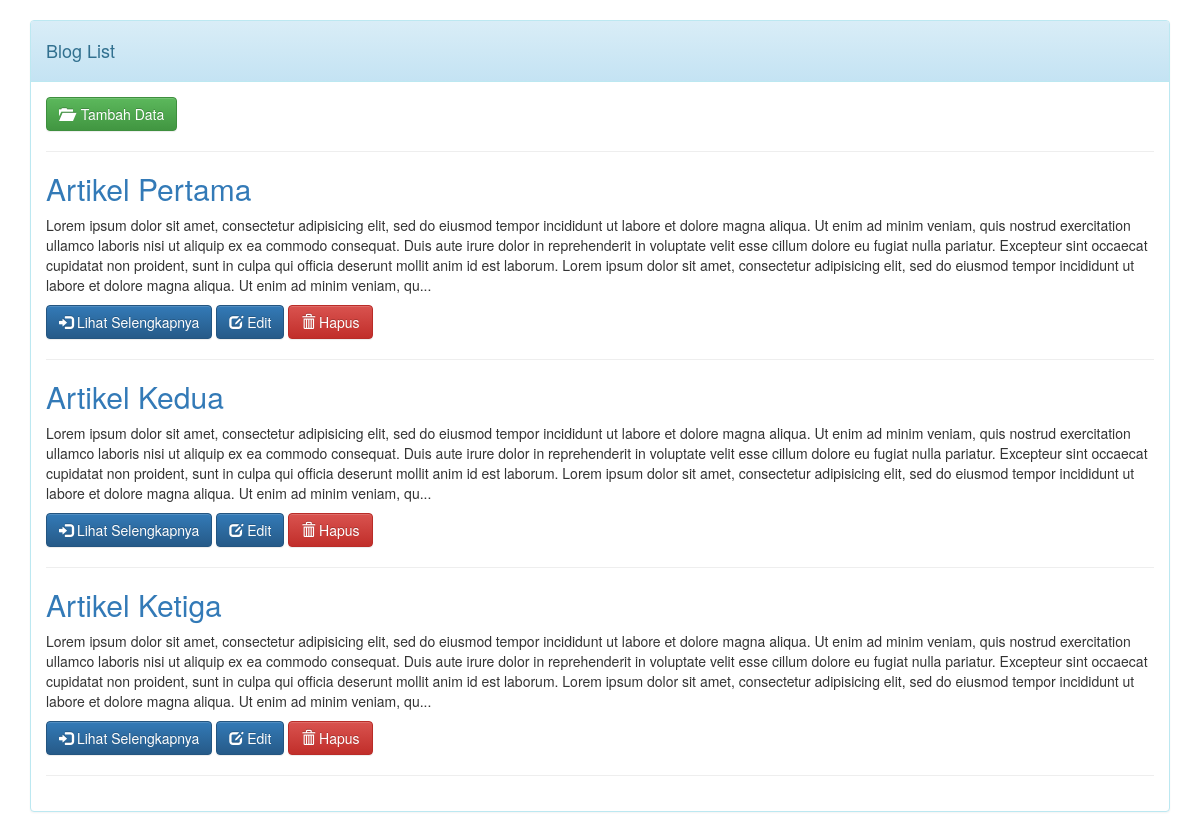
The page /pdoblog/index.php on the database its author committed.
### tables this page shows
CREATE TABLE `blogs` (
  `id` int(11) NOT NULL AUTO_INCREMENT,
  `judul` varchar(255) NOT NULL,
  `deskripsi` text NOT NULL,
  PRIMARY KEY(`id`)
);

### pdoblog/Blog.php (called while the page is built, shortened)
<?php
    class Blog
    {
      public function __construct()
      {
          $host = "localhost";
          $db = "blogpdo";
          $username = "root";
          $password = "";
          try {
              $this->db = new PDO("mysql:host={$host};dbname={$db}", $username, $password);
              $this->db->setAttribute(PDO::ATTR_ERRMODE, PDO::ERRMODE_EXCEPTION);
          } catch (PDOException $e) {
              die('Koneksi Gagal : '.$e->getMessage());
          }
      }
      public function select()
      {
          $sql = "SELECT * FROM blogs";
          $query = $this->db->query($sql);
          return $query;
      }
    }
?>

### pdoblog/index.php (the view, shortened to what this page needs)
<?php
    include 'Blog.php';
    $blog = new Blog();
    $show = $blog->select();
?>
<!DOCTYPE html>
<html>
    <head>
        <link rel="stylesheet" href="bootstrap/css/bootstrap.min.css">
        <link rel="stylesheet" href="bootstrap/css/bootstrap-theme.min.css">
    </head>
    <body>
        <div class="container-fluid" style="margin-top: 20px;">
            <div class="container">
                <div class="panel panel-info">
                    <div class="panel-heading">
                        <h4>Blog List</h4>
                    </div>
                    <div class="panel-body">
                        <a href="crud/tambah.php" class="btn btn-success">
                          <span class="glyphicon glyphicon-folder-open"></span> &nbsp;Tambah Data
                        </a>
                        <hr>
                        <?php
                            while ($data = $show->fetch(PDO::FETCH_OBJ)) {
                        ?>
                                <a href="crud/tampil.php?id=<?= $data->id ?>"><h2><?= $data->judul ?></h2></a>
                                <p><?= substr($data->deskripsi, 0, 600) ?>...</p>
                                <a href="crud/tampil.php?id=<?= $data->id ?>" class="btn btn-primary">
                                    <span class="glyphicon glyphicon-log-in"></span> Lihat Selengkapnya
                                </a>
                                <a href="crud/edit.php?id=<?= $data->id ?>" class="btn btn-primary">
                                    <span class="glyphicon glyphicon-edit"></span> Edit
                                </a>
                                <a href="crud/hapus.php?id=<?= $data->id ?>" class="btn btn-danger">
                                    <span class="glyphicon glyphicon-trash"></span> Hapus
                                </a>
                                <hr>
                        <?php
                            }
                        ?>
                    </div>
                </div>
            </div>
        </div>
    </body>
</html>

### rows shown on the page
blogs: judul "Artikel Pertama", deskripsi "Lorem ipsum dolor sit amet, consectetur adipisicing elit, sed do eiusmod tempor incididunt ut labore et dolore magna aliqua. Ut enim ad minim veniam, quis nostrud exercitation ullamco laboris nisi ut aliquip ex ea commodo consequat. Duis aute irure dolor in reprehenderit in voluptate velit esse cillum dolore eu fugiat nulla pariatur. Excepteur sint occaecat cupidatat non proident, sunt in culpa qui officia deserunt mollit anim id est laborum. Lorem ipsum dolor sit amet, consectetur adipisicing elit, sed do eiusmod tempor incididunt ut labore et dolore magna aliqua. Ut enim ad minim veniam, qu"
blogs: judul "Artikel Kedua", deskripsi "Lorem ipsum dolor sit amet, consectetur adipisicing elit, sed do eiusmod tempor incididunt ut labore et dolore magna aliqua. Ut enim ad minim veniam, quis nostrud exercitation ullamco laboris nisi ut aliquip ex ea commodo consequat. Duis aute irure dolor in reprehenderit in voluptate velit esse cillum dolore eu fugiat nulla pariatur. Excepteur sint occaecat cupidatat non proident, sunt in culpa qui officia deserunt mollit anim id est laborum. Lorem ipsum dolor sit amet, consectetur adipisicing elit, sed do eiusmod tempor incididunt ut labore et dolore magna aliqua. Ut enim ad minim veniam, qu"
blogs: judul "Artikel Ketiga", deskripsi "Lorem ipsum dolor sit amet, consectetur adipisicing elit, sed do eiusmod tempor incididunt ut labore et dolore magna aliqua. Ut enim ad minim veniam, quis nostrud exercitation ullamco laboris nisi ut aliquip ex ea commodo consequat. Duis aute irure dolor in reprehenderit in voluptate velit esse cillum dolore eu fugiat nulla pariatur. Excepteur sint occaecat cupidatat non proident, sunt in culpa qui officia deserunt mollit anim id est laborum. Lorem ipsum dolor sit amet, consectetur adipisicing elit, sed do eiusmod tempor incididunt ut labore et dolore magna aliqua. Ut enim ad minim veniam, qu"
